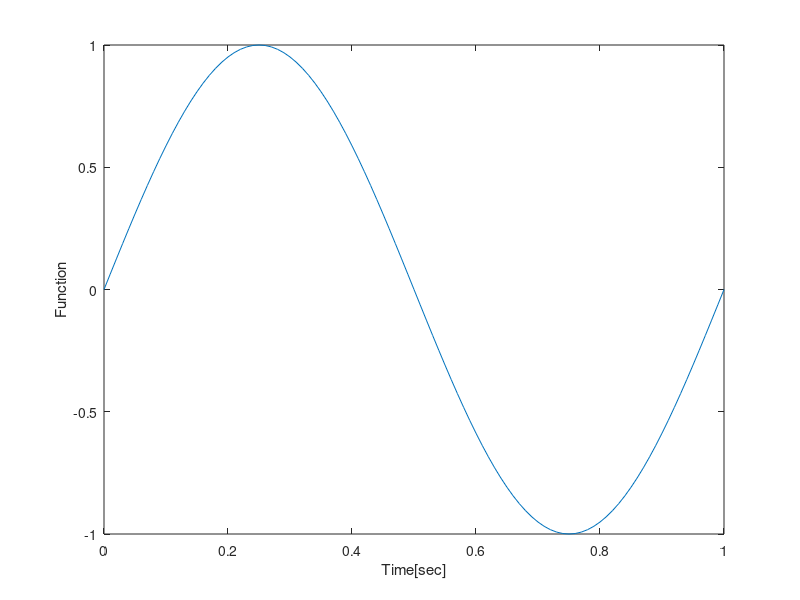

Reproduce this figure in MATLAB.
% Plotting 1 seconds
t = 0:0.01:1; %seconds
f = 1; %Hertz
w = 2 * pi * f;
y = sin (w*t);
plot (t,y);
xlabel ('Time[sec]');
ylabel ('Function');
